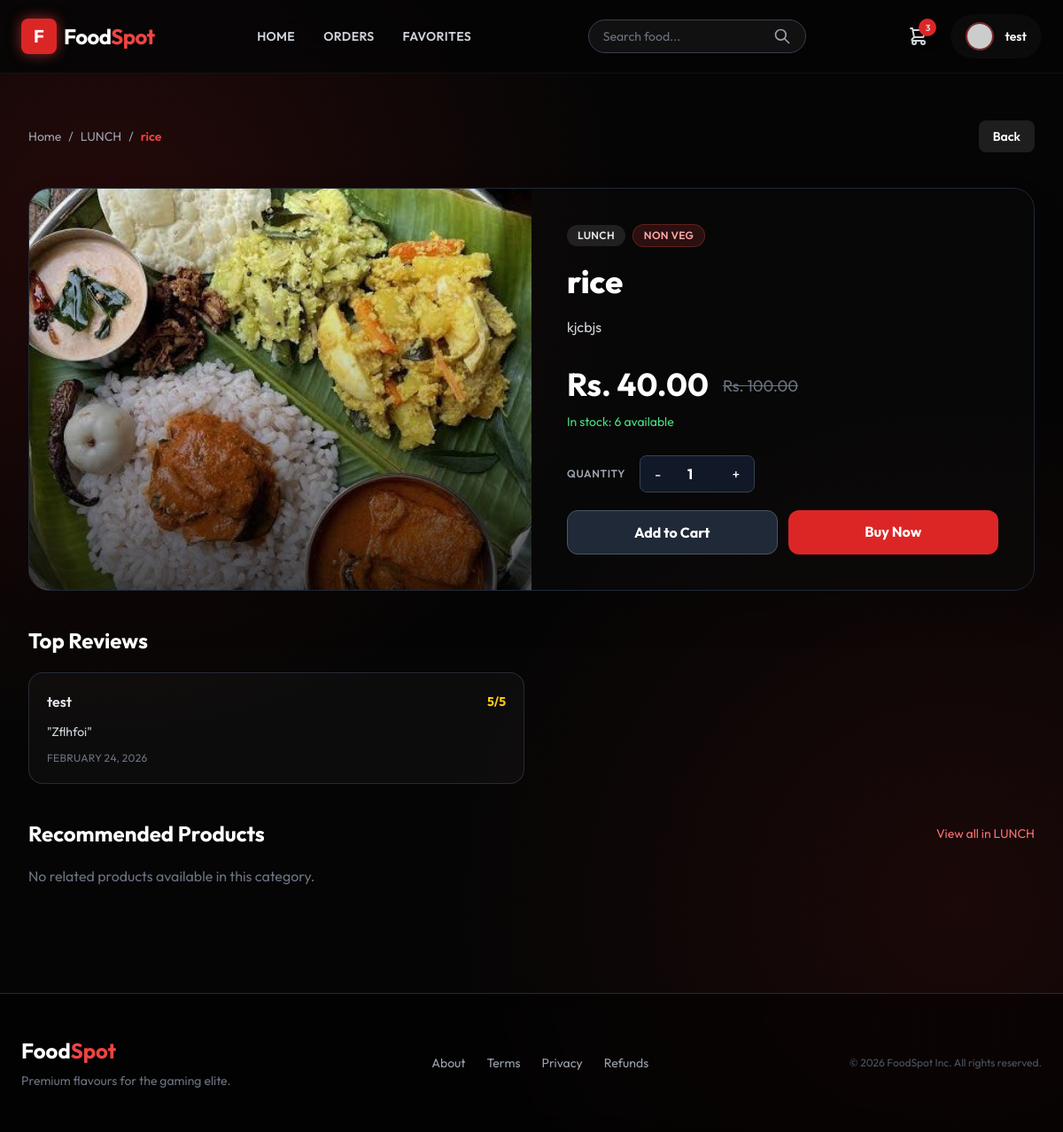
/product/2/ (signed in), run on an earlier commit of the app's database.
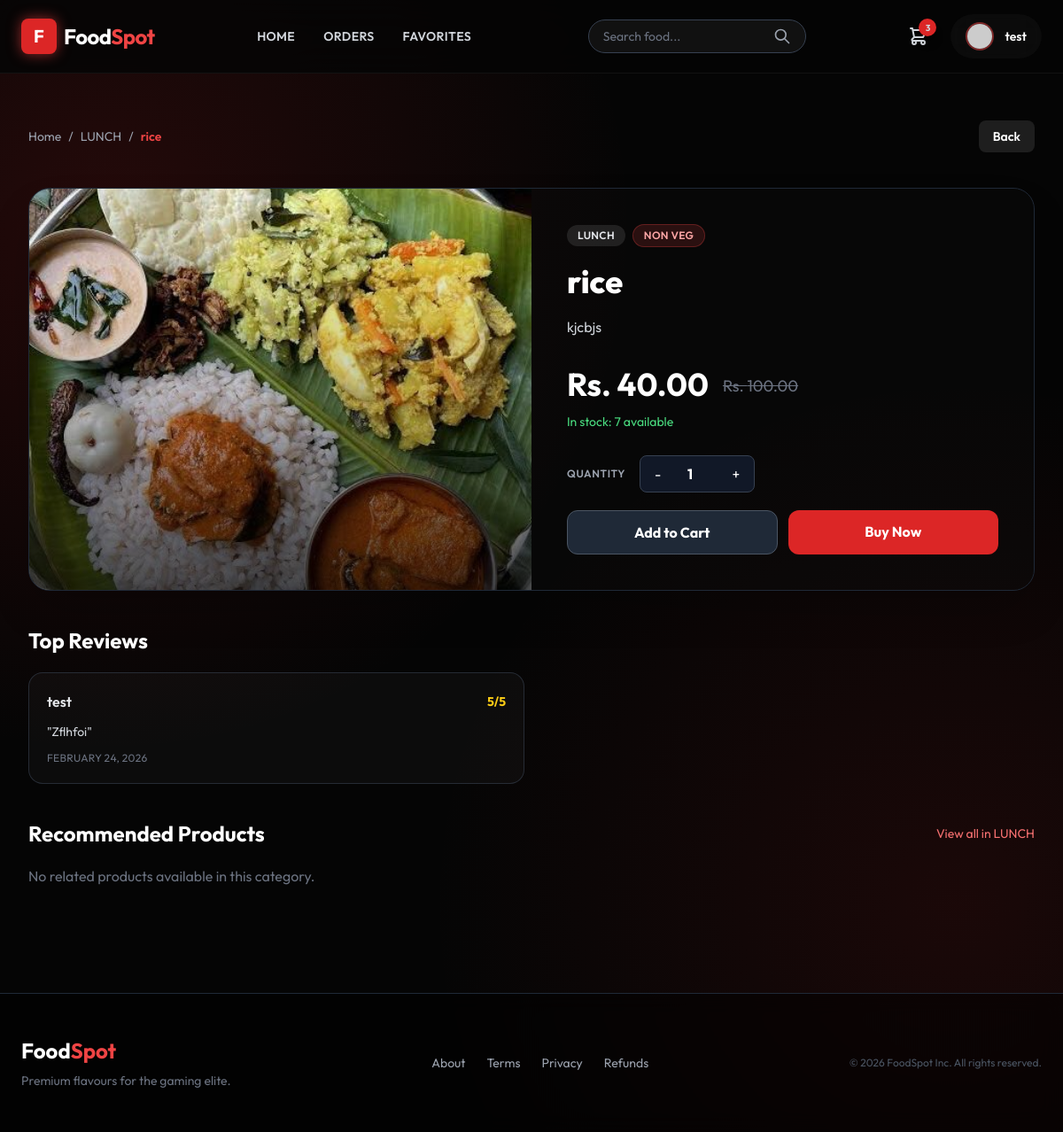
And on a later commit of the database.
### menu/models.py (models this page shows, shortened)
class Product(models.Model):
    category = models.ForeignKey(Category, on_delete=models.CASCADE)
    name = models.CharField(max_length=150, null=False, blank=False)
    product_image = models.ImageField(upload_to='images', null=True, blank=True)
    quantity = models.IntegerField(null=False, blank=False, default=0)
    original_price = models.DecimalField(max_digits=10, decimal_places=2, null=False)
    selling_price = models.DecimalField(max_digits=10, decimal_places=2, null=False)
    description = models.TextField(max_length=300, null=False)
    is_veg = models.BooleanField(default=False)

class Category(models.Model):
    name = models.CharField(max_length=200, null=False, blank=False)
    description = models.TextField(max_length=200, null=False, blank=False)
    image = models.ImageField(upload_to='images', null=True)
    status = models.BooleanField(default=False)

### menu/views.py (the view)
# urls.py: path("product/<int:pk>/", ProductDetailView.as_view(), name="product_detail"),
@method_decorator(never_cache, name="dispatch")
class ProductDetailView(View):
    def get(self, request, pk):
        product = Product.objects.get(id=pk)
        top_reviews = Review.objects.filter(product=product).select_related('user').order_by('-rating', '-date')[:5]
        similar_products = Product.objects.filter(
            category=product.category,
            quantity__gt=0
        ).exclude(id=product.id)[:8]
        back_url = reverse_lazy("home")
        next_url = request.GET.get("next")
        if next_url and next_url.startswith("/"):
            back_url = next_url
        else:
            referer = request.META.get("HTTP_REFERER", "")
            if referer:
                parsed = urlparse(referer)
                if "/search/" in parsed.path:
                    back_url = f"{parsed.path}?{parsed.query}" if parsed.query else parsed.path
        return render(request, "menu/p_detail.html", {
            "data": product,
            "top_reviews": top_reviews,
            "similar_products": similar_products,
            "back_url": back_url,
        })

### menu/templates/menu/p_detail.html (shortened to what the changed rows need)
{% extends "menu/base.html" %}
{% block content %}
<div class="max-w-6xl mx-auto py-10 space-y-10">
    <div class="flex items-center justify-between gap-4">
        <div class="flex items-center gap-2 text-sm text-gray-400">
        <a href="{% url 'home' %}" class="hover:text-white transition">Home</a>
        <span>/</span>
        <a href="{% url 'category_detail' data.category.id %}" class="hover:text-white transition">{{ data.category.name }}</a>
        <span>/</span>
        <span class="text-red-500 font-semibold">{{ data.name }}</span>
        </div>
    </div>
    <section class="glass rounded-3xl border border-gray-800 overflow-hidden shadow-2xl">
        <div class="grid grid-cols-1 lg:grid-cols-2">
            <div class="relative min-h-[360px] bg-gray-900">
                {% if data.product_image %}
                <img src="{{ data.product_image.url }}" alt="{{ data.name }}" class="absolute inset-0 w-full h-full object-cover">
                {% else %}
                <div class="absolute inset-0 flex items-center justify-center text-gray-700 text-xl font-bold">No image</div>
                {% endif %}
                <div class="absolute inset-0 bg-gradient-to-t from-black/70 via-black/20 to-transparent"></div>
            </div>
            <div class="p-8 lg:p-10 bg-black/40">
                <div class="flex flex-wrap items-center gap-2 mb-4">
                    <span class="px-3 py-1 rounded-full bg-white/10 text-xs font-semibold uppercase tracking-wide text-gray-200">{{ data.category.name }}</span>
                    <span class="px-3 py-1 rounded-full text-xs font-semibold uppercase tracking-wide {% if data.is_veg %}bg-green-500/15 text-green-300 border border-green-500/30{% else %}bg-red-500/15 text-red-300 border border-red-500/30{% endif %}">
                        {% if data.is_veg %}Veg{% else %}Non Veg{% endif %}
                    </span>
                </div>
                <h1 class="text-4xl font-extrabold text-white leading-tight">{{ data.name }}</h1>
                <p class="text-gray-300 mt-4 leading-relaxed">{{ data.description }}</p>
                <div class="mt-8 flex items-end gap-4">
                    <p class="text-4xl font-bold text-white">Rs. {{ data.selling_price }}</p>
                    {% if data.selling_price < data.original_price %}
                    <p class="text-lg text-gray-500 line-through pb-1">Rs. {{ data.original_price }}</p>
                    {% endif %}
                </div>
                <div class="mt-3 text-sm {% if data.quantity > 0 %}text-green-400{% else %}text-red-400{% endif %}">
                    {% if data.quantity > 0 %}In stock: {{ data.quantity }} available{% else %}Currently out of stock{% endif %}
                </div>
                <div class="mt-7 space-y-5">
                    <div class="flex items-center gap-4">
                    </div>
                    {% if data.quantity > 0 %}
                    <div class="grid grid-cols-1 sm:grid-cols-2 gap-3">
                    </div>
                    {% else %}
                    <div class="text-center bg-gray-900 text-gray-400 font-semibold py-3 rounded-xl border border-gray-700">
                        Not available right now
                    </div>
                    {% endif %}
                </div>
            </div>
        </div>
    </section>
    <section class="space-y-5">
        <h2 class="text-2xl font-bold text-white">Top Reviews</h2>
    </section>
    <section class="space-y-5">
        <div class="flex items-center justify-between">
            <h2 class="text-2xl font-bold text-white">Recommended Products</h2>
            <a href="{% url 'category_detail' data.category.id %}" class="text-sm text-red-400 hover:text-red-300 transition">View all in {{ data.category.name }}</a>
        </div>
    </section>
</div>
{% endblock %}

What changed in the data, as far as the page shows it:
changed Product "rice": quantity "6" → "7"
